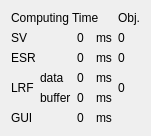
   <widget class="QWidget" name="layoutWidget">
    <property name="geometry">
     <rect>
      <x>210</x>
      <y>450</y>
      <width>151</width>
      <height>131</height>
     </rect>
    </property>
    <layout class="QGridLayout" name="gridLayout_9">
     <item row="5" column="3">
      <widget class="QLabel" name="label_20">
       <property name="text">
        <string>ms</string>
       </property>
      </widget>
     </item>
     <item row="5" column="2">
      <widget class="QLabel" name="label_gui_proc">
       <property name="text">
        <string>0</string>
       </property>
      </widget>
     </item>
     <item row="1" column="2">
      <widget class="QLabel" name="label_sv_proc">
       <property name="text">
        <string>0</string>
       </property>
      </widget>
     </item>
     <item row="1" column="3">
      <widget class="QLabel" name="label_21">
       <property name="text">
        <string>ms</string>
       </property>
      </widget>
     </item>
     <item row="3" column="3">
      <widget class="QLabel" name="label_19">
       <property name="text">
        <string>ms</string>
       </property>
      </widget>
     </item>
     <item row="4" column="2">
      <widget class="QLabel" name="label_lrf_buf_proc">
       <property name="text">
        <string>0</string>
       </property>
      </widget>
     </item>
     <item row="4" column="3">
      <widget class="QLabel" name="label_22">
       <property name="text">
        <string>ms</string>
       </property>
      </widget>
     </item>
     <item row="3" column="2">
      <widget class="QLabel" name="label_lrf_proc">
       <property name="text">
        <string>0</string>
       </property>
      </widget>
     </item>
     <item row="2" column="0" colspan="2">
      <widget class="QLabel" name="label_36">
       <property name="text">
        <string>ESR</string>
       </property>
      </widget>
     </item>
     <item row="2" column="2">
      <widget class="QLabel" name="label_radar_proc">
       <property name="text">
        <string>0</string>
       </property>
      </widget>
     </item>
     <item row="2" column="3">
      <widget class="QLabel" name="label_37">
       <property name="text">
        <string>ms</string>
       </property>
      </widget>
     </item>
     <item row="5" column="0" colspan="2">
      <widget class="QLabel" name="label_15">
       <property name="text">
        <string>GUI</string>
       </property>
      </widget>
     </item>
     <item row="1" column="4">
      <widget class="QLabel" name="label_sv_detected_obj">
       <property name="text">
        <string>0</string>
       </property>
      </widget>
     </item>
     <item row="0" column="4">
      <widget class="QLabel" name="label_34">
       <property name="text">
        <string>Obj.</string>
       </property>
      </widget>
     </item>
     <item row="4" column="1">
      <widget class="QLabel" name="label_17">
       <property name="text">
        <string>buffer</string>
       </property>
      </widget>
     </item>
     <item row="1" column="0" colspan="2">
      <widget class="QLabel" name="label_13">
       <property name="text">
        <string>SV</string>
       </property>
      </widget>
     </item>
     <item row="3" column="1">
      <widget class="QLabel" name="label_35">
       <property name="text">
        <string>data</string>
       </property>
      </widget>
     </item>
     <item row="2" column="4">
      <widget class="QLabel" name="label_radar_detected_obj">
       <property name="text">
        <string>0</string>
       </property>
      </widget>
     </item>
     <item row="3" column="0" rowspan="2">
      <widget class="QLabel" name="label_14">
       <property name="text">
        <string>LRF</string>
       </property>
      </widget>
     </item>
     <item row="3" column="4" rowspan="2">
      <widget class="QLabel" name="label_lrf_detected_obj">
       <property name="text">
        <string>0</string>
       </property>
      </widget>
     </item>
     <item row="0" column="0" colspan="4">
      <widget class="QLabel" name="label_12">
       <property name="text">
        <string>Computing Time</string>
       </property>
      </widget>
     </item>
    </layout>
   </widget>
